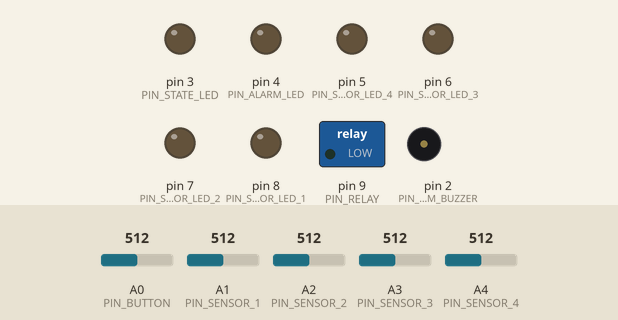
This program was run on a simulated Arduino Nano, built with avr-gcc and run on an emulated ATmega328P. Shown: switched loads named in the program (green lamp = pin HIGH), output pins drawn as LEDs (lit = HIGH), buzzer (waves = sounding). Dashed ring = blinking. The test bench sets the inputs (shaded band); at power-on: A0 (PIN_BUTTON) = 512, A1 (PIN_SENSOR_1) = 512, A2 (PIN_SENSOR_2) = 512, A3 (PIN_SENSOR_3) = 512, A4 (PIN_SENSOR_4) = 512. What the program prints to the serial monitor is not drawn.

Above: at 3.2 s.
3.3 s: A0 (PIN_BUTTON) set to 306
At 3.8 s:
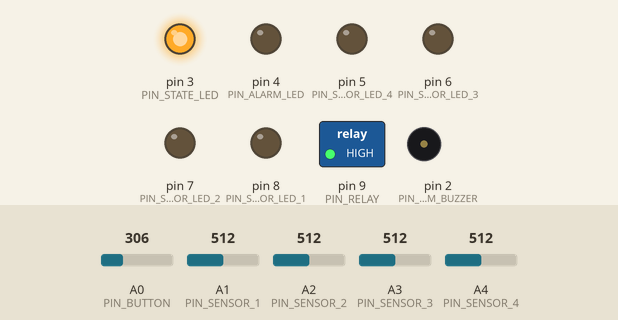
At 6.2 s:
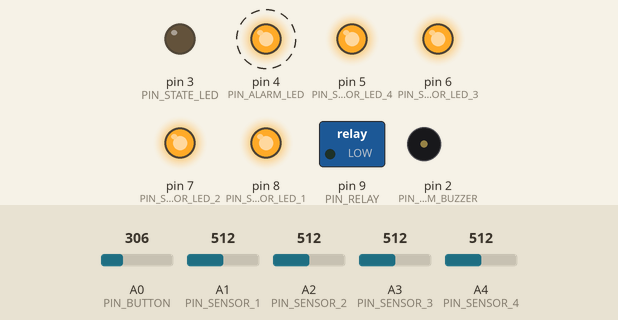
6.3 s: A1 (PIN_SENSOR_1) set to 109
9.3 s: A1 (PIN_SENSOR_1) set to 94
12.3 s: A2 (PIN_SENSOR_2) set to 110
15.3 s: A2 (PIN_SENSOR_2) set to 95
Timing chart, 0 to 22.3 s (numbered marks = the images above; inputs shaded):
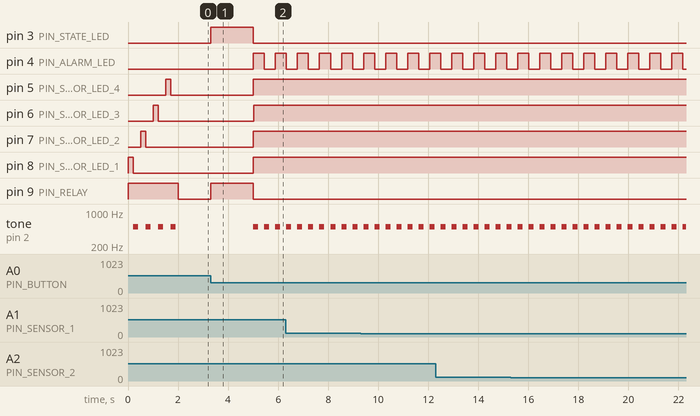

Measured:
- after the input at 3.3 s, pin 3 (PIN_STATE_LED), pin 9 (PIN_RELAY): LOW → HIGH at once, → LOW 1.7 s later
- by itself, pin 4 (PIN_ALARM_LED): alternates HIGH for 0.44 s and LOW for 0.44 s
- by itself, tone on pin 2 (PIN_ALARM_BUZZER): alternates 500 Hz for 0.20 s and silent for 0.24 s

The program:

main.cpp
```cpp
#include <Arduino.h>
#include "config.h"
#include "timer.h"
#include "alarm.h"
#include "button.h"
#include "sensor.h"
#include "relay.h"

Alarm alarm(PIN_ALARM_LED, PIN_ALARM_BUZZER, 500, 200);

Button open(PIN_BUTTON, 300, 400);
Button close(PIN_BUTTON, 400, 600);

Sensor sensors[] = {
  Sensor(PIN_SENSOR_1, PIN_SENSOR_LED_1, FLOOD_LEVEL, SENSOR_DELAY),
  Sensor(PIN_SENSOR_2, PIN_SENSOR_LED_2, FLOOD_LEVEL, SENSOR_DELAY),
  Sensor(PIN_SENSOR_3, PIN_SENSOR_LED_3, FLOOD_LEVEL, SENSOR_DELAY),
  Sensor(PIN_SENSOR_4, PIN_SENSOR_LED_4, FLOOD_LEVEL, SENSOR_DELAY)
};

Relay relay(PIN_RELAY, PIN_STATE_LED, INITIAL_STATE);

void setup()
{
  Serial.begin(57600);

  alarm.setup();

  relay.setup();
  relay.open();

  for (byte i = 0; i < (sizeof(sensors) / sizeof(sensors[0])); i++) {
    sensors[i].setup();
    alarm.beepOnce();
    delay(300);
  }

  pinMode(PIN_STATE_LED, OUTPUT);

  Serial.println("Setup");
}

void loop()
{
  alarm.loop();
  relay.loop();

  for (byte i = 0; i < (sizeof(sensors) / sizeof(sensors[0])); i++) {
    sensors[i].loop();

    if (sensors[i].isFloodDetected()) {
      relay.close();
      alarm.beep();

      Serial.print("Flood detected on sensor: [");
      Serial.print(i);
      Serial.print("], sensor value: [");
      Serial.print(sensors[i].getSensorValue());
      Serial.println("]");

      Serial.println("Relay close");
    }
  }

  if (open.click()) {
    Serial.println("Click open");
    Serial.println("Relay open");

    if (!relay.isOpened()) {
      relay.open();
    }
  }

  if (close.click()) {
    Serial.println("Click close");
    Serial.println("Relay close");

    if (!relay.isClosed()) {
      relay.close();
    }
  }
}
```

alarm.h
```cpp
#include <Arduino.h>

class Alarm
{
public:
    Alarm(byte led, byte buzzer, uint16_t frequency = 0, uint16_t duration = 0)
    {
        _led = led;
        _buzzer = buzzer;
        _frequency = frequency;
        _duration = duration;
        _timer = Timer(duration * 2);
    }

    void setup()
    {
        pinMode(_led, OUTPUT);
    }

    void loop()
    {
        if (_state && _timer.ready()) {
            _ledState = _ledState == LOW ? HIGH : LOW;

            tone(_buzzer, _frequency, _duration);
            digitalWrite(_led, _ledState);
        }
    }

    void beep()
    {
        _state = HIGH;
    }

    void beepOnce()
    {
        tone(_buzzer, _frequency, _duration);
        digitalWrite(_led, _ledState);
    }

    void stop()
    {
        _state = LOW;
        _ledState = LOW;

        digitalWrite(_led, _ledState);
    }

private:
    byte _led;
    byte _buzzer;
    Timer _timer;
    uint16_t _frequency;
    uint16_t _duration;
    bool _state = LOW;
    bool _ledState = LOW;
};
```

button.h
```cpp
#include <Arduino.h>

class Button
{
public:
    Button(byte pin, uint32_t minValue = 0, uint32_t maxValue = 0)
    {
        _pin = pin;
        _minValue = minValue;
        _maxValue = maxValue;
        pinMode(_pin, INPUT_PULLUP);
    }

    bool click()
    {
        uint32_t value = analogRead(_pin);
        bool btnState = value > _minValue && value < _maxValue;

        if (btnState && !_flag && millis() - _tmr >= 100)
        {
            Serial.println(value);
            _flag = true;
            _tmr = millis();
            return true;
        }
        if (!btnState && _flag)
        {
            _flag = false;
            _tmr = millis();
        }

        return false;
    }

private:
    byte _pin;
    uint16_t _tmr;
    uint32_t _minValue;
    uint32_t _maxValue;
    bool _flag;
};
```

relay.h
```cpp
#include <Arduino.h>

class Relay
{
public:
    Relay(byte pinRelay, byte pinLed, bool state)
    {
        _pinRelay = pinRelay;
        _pinLed = pinLed;
        _state = state;
    }

    void setup()
    {
        pinMode(_pinRelay, OUTPUT);
        digitalWrite(_pinRelay, _state);
        digitalWrite(_pinLed, _state);
    }

    void loop()
    {
        digitalWrite(_pinRelay, _state);
        digitalWrite(_pinLed, _state);
    }

    void open()
    {
        _state = HIGH;
    }

    void close()
    {
        _state = LOW;
    }

    bool isClosed()
    {
        return _state == LOW;
    }

    bool isOpened()
    {
        return _state == HIGH;
    }

private:
    byte _pinRelay;
    byte _pinLed;
    bool _state = LOW;
};
```

sensor.h
```cpp
#include <Arduino.h>

class Sensor
{
public:
    Sensor(byte pinSensor, byte pinLed, uint32_t floodLevel, uint32_t detectionDelay)
    {
        _pinLed = pinLed;
        _pinSensor = pinSensor;
        _floodLevel = floodLevel;
        _detectionDelay = detectionDelay;
        _startTime = millis();
        _floodDetected = false;
    }

    void setup()
    {
        pinMode(_pinLed, OUTPUT);

        digitalWrite(_pinLed, HIGH);
        delay(200);
        digitalWrite(_pinLed, LOW);
    }

    void loop()
    {
        if (!_floodDetected && getSensorValue() < _floodLevel) {
            // Если сигнал превышает порог, продолжаем отслеживать время
            if (millis() - _startTime >= _detectionDelay) {
                // Если сигнал был выше порога в течение 5 секунд, срабатываем детектор протечек
                _floodDetected = true;

                digitalWrite(_pinLed, HIGH);
            }
        } else {
            // Если сигнал опустился ниже порога, сбрасываем счетчик времени
            _startTime = millis();
        }
    }

    uint32_t getSensorValue()
    {
        return analogRead(_pinSensor);
    }

    bool isFloodDetected()
    {
        return _floodDetected;
    }

private:
    byte _pinLed;
    byte _pinSensor;
    uint32_t _floodLevel;
    uint32_t _detectionDelay;
    unsigned long _startTime;
    bool _floodDetected;
};
```

timer.h
```cpp
#include <Arduino.h>

class Timer
{
public:
    Timer(uint16_t period = 0)
    {
        _period = period;
    }

    bool ready()
    {
        if (_period && millis() - _timer >= _period) {
            _timer = millis();
            return true;
        }
        return false;
    }

private:
    uint32_t _timer = 0;
    uint16_t _period = 0;
};
```

config.h
```cpp
#define PIN_ALARM_BUZZER 2
#define PIN_ALARM_LED 4
#define PIN_STATE_LED 3
#define PIN_RELAY 9

#define PIN_SENSOR_1 A1
#define PIN_SENSOR_2 A2
#define PIN_SENSOR_3 A3
#define PIN_SENSOR_4 A4

#define PIN_SENSOR_LED_1 8
#define PIN_SENSOR_LED_2 7
#define PIN_SENSOR_LED_3 6
#define PIN_SENSOR_LED_4 5

#define PIN_BUTTON A0

#define FLOOD_LEVEL 900
#define SENSOR_DELAY 5000
#define INITIAL_STATE HIGH
```
